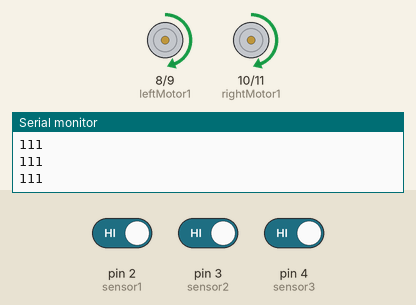
The sketch below on a simulated Arduino Uno, built with avr-gcc and run on an emulated ATmega328P. Parts: motor-driver pin pairs drawn as motors (green arrow = first pin HIGH = forward, orange = second pin HIGH = backward, longer = more drive, scaled by the enable pin), the last lines printed to the serial monitor. Inputs (shaded band) come from the test bench; at power-on: pin 2 (sensor1) HIGH, pin 4 (sensor3) HIGH, pin 3 (sensor2) HIGH.

Above: at 1.2 s.
1.3 s: pin 2 (sensor1) driven LOW
At 1.9 s:
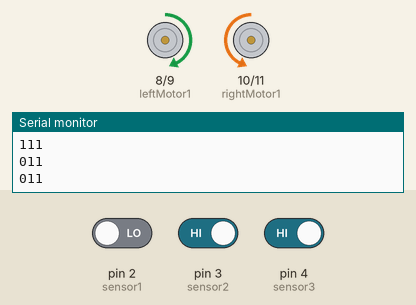
2.8 s: pin 2 (sensor1) driven HIGH
At 3.2 s:
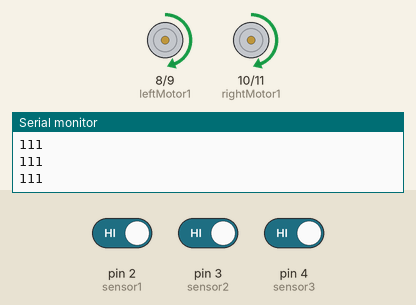
4.4 s: pin 4 (sensor3) driven LOW
At 5.6 s:
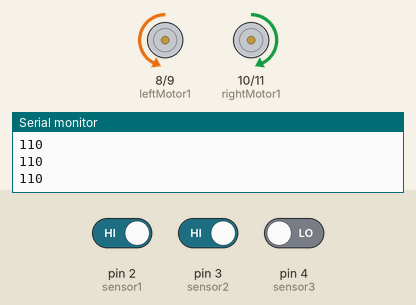
5.9 s: pin 4 (sensor3) driven HIGH
At 6.8 s:
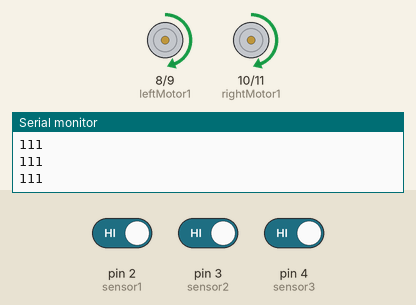
7.5 s: pin 3 (sensor2) driven LOW
At 8.1 s:
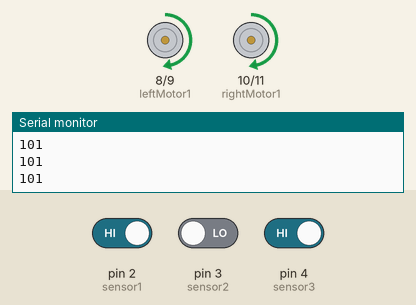
Timing chart, 0 to 10.0 s (numbered marks = the images above; inputs shaded):
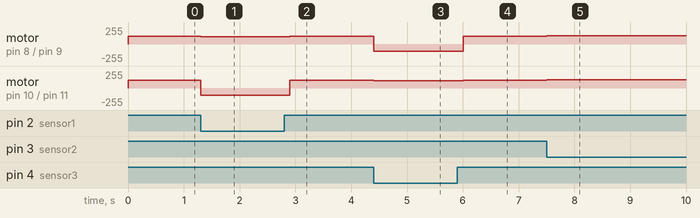

Measured:
- after the input at 1.3 s, motor on pin 8 (leftMotor1) / pin 9 (leftMotor2): forward 115/255 → forward 110/255 at once; motor on pin 10 (rightMotor1) / pin 11 (rightMotor2): forward 115/255 → backward 110/255 at once
- after the input at 2.8 s, motor on pin 8 (leftMotor1) / pin 9 (leftMotor2): forward 110/255 → forward 115/255 after 0.10 s; motor on pin 10 (rightMotor1) / pin 11 (rightMotor2): backward 110/255 → forward 115/255 after 0.10 s
- after the input at 4.4 s, motor on pin 8 (leftMotor1) / pin 9 (leftMotor2): forward 115/255 → backward 110/255 at once; motor on pin 10 (rightMotor1) / pin 11 (rightMotor2): forward 115/255 → forward 110/255 at once
- after the input at 5.9 s, motor on pin 8 (leftMotor1) / pin 9 (leftMotor2): backward 110/255 → forward 115/255 after 0.10 s; motor on pin 10 (rightMotor1) / pin 11 (rightMotor2): forward 110/255 → forward 115/255 after 0.10 s
- after the input at 7.5 s, motor on pin 8 (leftMotor1) / pin 9 (leftMotor2), motor on pin 10 (rightMotor1) / pin 11 (rightMotor2): forward 115/255 → forward 125/255 at once

The sketch:

trackline_robotCycle.ino
```cpp
int sensor1 = 2;
  int sensor2 = 3;
  int sensor3 = 4;
  int enLeft = 5, enRight = 6;
  int leftMotor1 = 8, leftMotor2 = 9;
  int rightMotor1 = 10, rightMotor2 = 11;

void setup(){
  pinMode(sensor1,INPUT);
  pinMode(sensor2,INPUT);
  pinMode(sensor3,INPUT);
  //pinMode(enLeft,OUTPUT);
  //pinMode(enRight,OUTPUT);
  pinMode(leftMotor1,OUTPUT);
  pinMode(leftMotor2,OUTPUT);
  pinMode(rightMotor1,OUTPUT);
  pinMode(rightMotor2,OUTPUT);
   Serial.begin(9600);
}

void loop(){
  int s1 = digitalRead(sensor1);
  int s2 = digitalRead(sensor2);
  int s3 = digitalRead(sensor3);

  s1 = digitalRead(2);
  s2 = digitalRead(3);
  s3 = digitalRead(4);

  if(s1 == 0 && s2 == 0 && s3 == 0){
      motor1('S',125);
      motor2('L',125);

      Serial.println("000");
  }


  else if(s1 == 0 && s2 == 1 && s3 == 1){
      motor1('S',110);
      motor2('S',110);
      delay(200);
      Serial.println("011");
  }

   else if(s1 == 1 && s2 == 0 && s3 == 1){
      motor1('S',125);
      motor2('L',125);

       Serial.println("101");
  }
   else if(s1 == 1 && s2 == 1 && s3 == 0){
      motor1('L',110);
      motor2('L',110);
      delay(200);
       Serial.println("110");
  }

   else if(s1 == 1 && s2 == 1 && s3 == 1){
      motor1('S',115);
      motor2('L',115);


       Serial.println("111");
  }
}

void motor1(char ch,int d){
  if(ch == 'L'){
    analogWrite(enLeft,d);
    digitalWrite(leftMotor1,LOW);
    digitalWrite(leftMotor2,HIGH);
  }
  else{
    analogWrite(enLeft,d);
    digitalWrite(leftMotor1,HIGH);
    digitalWrite(leftMotor2,LOW);
  }

}

void motor2(char ch, int d){

  if(ch == 'S'){
    analogWrite(enRight,d);
    digitalWrite(rightMotor1,LOW);
    digitalWrite(rightMotor2,HIGH);
  }
  else{
    analogWrite(enRight,d);
    digitalWrite(rightMotor1,HIGH);
    digitalWrite(rightMotor2,LOW);
  }

}
```
